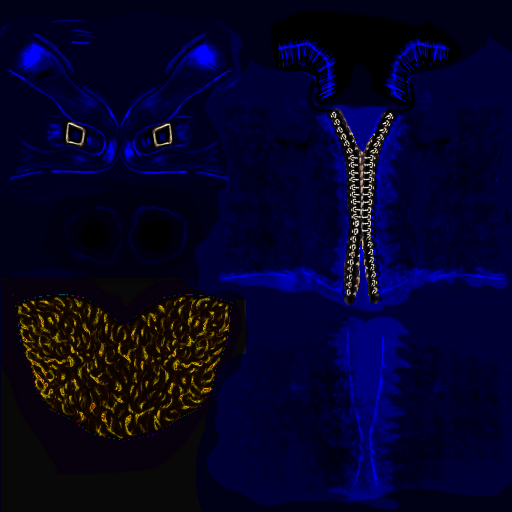
#> input picture examples/thirdPerson/art/npcs/vestiti-blue.png, 512 x 512 px
$ python -i bk_style.py   (imports and definitions only)
#> lines starting #> are read from the running program, lines starting #| are printed output that depends on the picture
#> further down, picture is the input picture: shape (512, 512, 3); mean B, G, R 39.6, 3.8, 5.6
"""Shared look for Night of the Barrow King art: fonts, weathered lettering,
and the aged-plate treatment. Point BK_TITLE_FONT / BK_SUB_FONT at the
real fonts (Cardo is only a stand-in), e.g.
  BK_TITLE_FONT=fonts/BluuNext-Bold.otf \
  BK_SUB_FONT=fonts/EBGaramond-Italic.ttf \
  BK_BODY_FONT=fonts/EBGaramond-Regular.ttf \
  BK_BODY_BOLD_FONT=fonts/EBGaramond-SemiBold.ttf python3 gen.py
"""
import os
import numpy as np
from PIL import Image, ImageDraw, ImageFilter

_CARDO = "/usr/share/fonts/truetype/google-fonts/ofl/cardo/"
_BLUU = next((p for p in ("BluuNext-Bold.otf", "fonts/bluu-next/BluuNext-Bold.otf") if os.path.exists(p)), None)
TITLE_FONT = os.environ.get("BK_TITLE_FONT", _BLUU or _CARDO + "Cardo-Bold.ttf")
SUB_FONT = os.environ.get("BK_SUB_FONT", _CARDO + "Cardo-Italic.ttf")          # EB Garamond Italic
BODY_FONT = os.environ.get("BK_BODY_FONT", _CARDO + "Cardo-Regular.ttf")       # EB Garamond Regular
BODY_BOLD_FONT = os.environ.get("BK_BODY_BOLD_FONT", _CARDO + "Cardo-Bold.ttf")  # EB Garamond SemiBold


def fbm(h, w, octaves=6, base=4, persistence=0.55, seed=None):
    r = np.random.default_rng(seed)
    out = np.zeros((h, w), np.float32); amp = 1.0; tot = 0
    for o in range(octaves):
        gh = base * 2**o * h // max(h, w) + 2
        gw = base * 2**o * w // max(h, w) + 2
        g = r.random((gh, gw)).astype(np.float32)
        im = Image.fromarray((g * 255).astype(np.uint8)).resize((w, h), Image.BICUBIC)
        out += amp * np.asarray(im, np.float32) / 255; tot += amp; amp *= persistence
    out /= tot
    return (out - out.min()) / (out.max() - out.min() + 1e-6)


def smooth(e0, e1, x):
    t = np.clip((x - e0) / (e1 - e0), 0, 1); return t * t * (3 - 2 * t)


# [50 lines left out: functions _blur, weather_title, not called in this run]


def weather_plate(img, seed=300, scratches=True):
    """Aged, damp, damaged-plate finish over a full frame (H x W x 3, 0..1)."""
#> called with seed = 300, scratches = True
    h, w, _ = img.shape
#> h = 512; w = 512
    r = np.random.default_rng(seed)
    lum = (img * np.array([0.3, 0.59, 0.11])).sum(-1, keepdims=True)
    img = img * 0.62 + lum * 0.38                    # drain the colour
    tint = np.array([0.92, 1.0, 0.96])                # cold, sickly green-grey
    img = img * tint
    img = np.clip((img - 0.006) * 1.1, 0, 1) ** 1.04  # crush the blacks
    # water stains and mottling
    st = fbm(h, w, 6, 3, seed=seed + 1)
#> after the loop in fbm, `for o in range(octaves):`:
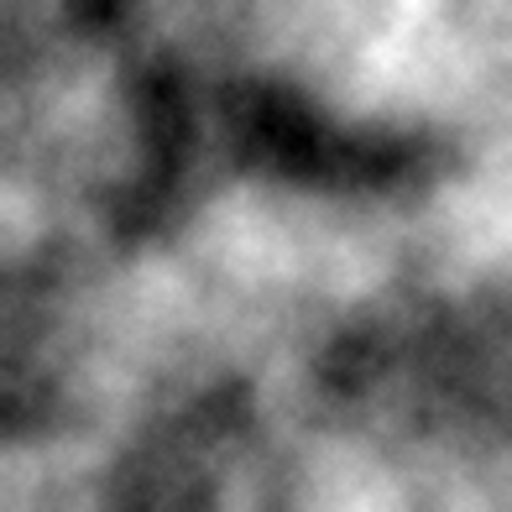
#> out: shape (512, 512) float32; min 0.27, max 1.92, mean 1.05; drawn with min black and max white
#> after the loop in fbm, `for o in range(octaves):`: amp = 0.0277; tot = 2.16
    img *= (0.86 + 0.22 * st)[..., None]
    ring = smooth(0.44, 0.5, st) * smooth(0.56, 0.5, st)
    img *= (1 - ring * 0.1)[..., None]
    # irregular burnt edges
    yy, xx = np.mgrid[0:h, 0:w].astype(np.float32)
    v = np.hypot((xx - w / 2) / (w * 0.58), (yy - h * 0.47) / (h * 0.6))
    v = v + (fbm(h, w, 5, 5, seed=seed + 2) - 0.5) * 0.35
#> call 2 of fbm, with h = 512, w = 512, octaves = 5, base = 5, persistence = 0.55, seed = 302
#> after the loop in fbm (call 2), `for o in range(octaves):`:
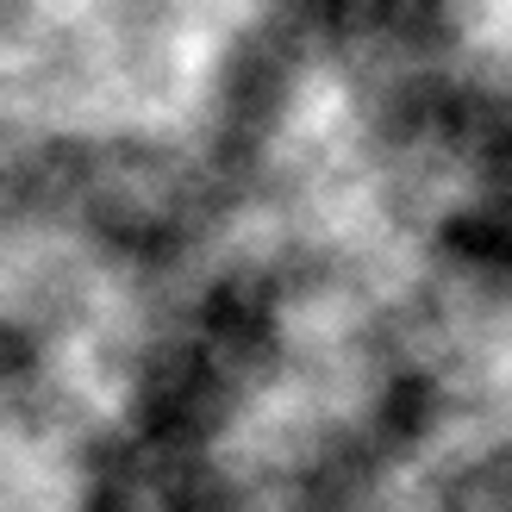
#> out: shape (512, 512) float32; min 0.285, max 1.97, mean 1.07; drawn with min black and max white
#> after the loop in fbm (call 2), `for o in range(octaves):`: amp = 0.0503; tot = 2.11
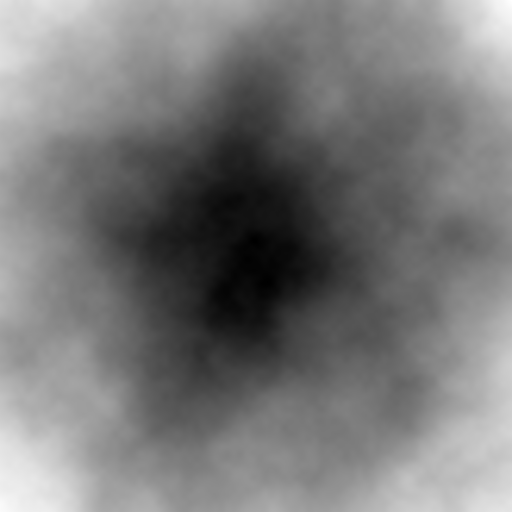
#> v: shape (512, 512) float32; min 0.0369, max 1.31, mean 0.639; drawn with min black and max white
    img *= (1 - smooth(0.7, 1.25, v) * 0.85)[..., None]
    if scratches:
        S = 2
        sc = Image.new("L", (w * S, h * S), 0); d = ImageDraw.Draw(sc)
#> after `sc = Image.new('L', (w * S, h * S), 0)`: sc: PIL image 1024x1024 L; every value is 0
        dk = Image.new("L", (w * S, h * S), 0); dd = ImageDraw.Draw(dk)
        for _ in range(int(26 * w / 1920)):
            x = r.uniform(0, w) * S; y0 = r.uniform(-0.2, 0.7) * h * S
            ln = r.uniform(0.1, 0.8) * h * S; drift = r.normal(0, 12) * S
            pts = [(x + drift * (i / 8) ** 2 + r.normal(0, 1.2), y0 + ln * i / 8) for i in range(9)]
            (d if r.random() < 0.6 else dd).line(pts, fill=int(r.uniform(40, 120)), width=1)
        for _ in range(int(900 * w / 1920)):
            x, y = r.uniform(0, w) * S, r.uniform(0, h) * S; s = r.uniform(0.6, 2.6) * S
            (d if r.random() < 0.5 else dd).ellipse([x - s, y - s, x + s, y + s], fill=int(r.uniform(30, 140)))
#> this loop made 240 passes
#> (x, y, s) on passes 1 to 3: (184.4, 10.34, 4.52), (1004.9, 120.1, 2.02), (937.6, 991.2, 5.2)
        for _ in range(0):  # hair fibres (off: read as lightning)
            x, y = r.uniform(0, w) * S, r.uniform(0, h) * S
            pts = [(x, y)]
            for i in range(30):
                x += r.normal(2, 3) * S; y += r.normal(0, 3) * S; pts.append((x, y))
            dd.line(pts, fill=90, width=1)
        lt = np.asarray(sc.resize((w, h), Image.LANCZOS), np.float32) / 255
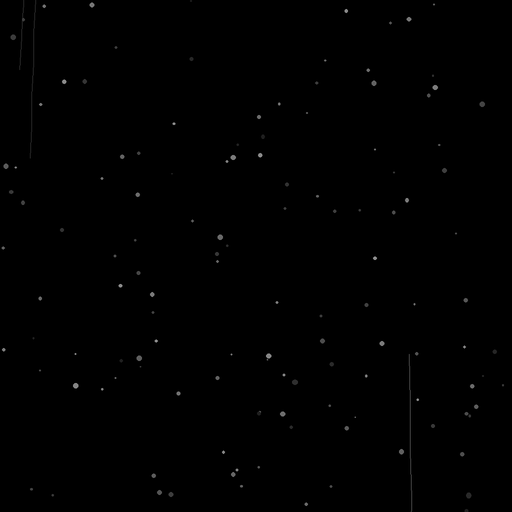
#> lt: shape (512, 512) float32; min 0, max 0.639, mean 0.00216
        dkn = np.asarray(dk.resize((w, h), Image.LANCZOS), np.float32) / 255
        img = img + lt[..., None] * np.array([0.55, 0.56, 0.52]) * 0.5
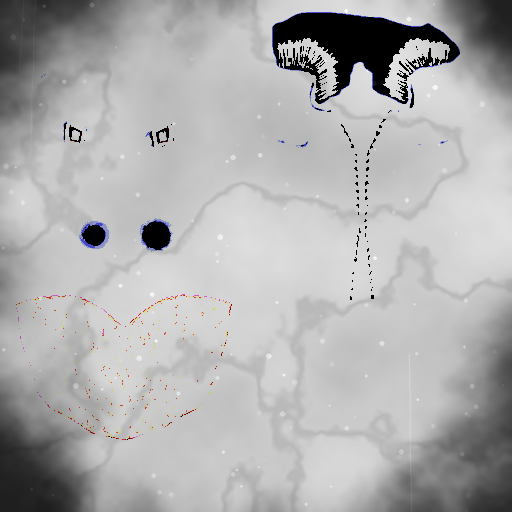
#> img: shape (512, 512, 3) float64; mean B, G, R 0.824, 0.823, 0.824; drawn with min black and max white
        img = img * (1 - dkn[..., None] * 0.7)
    # luminance-weighted grain
    g = r.normal(0, 1, (h, w, 1)) * (0.012 + 0.03 * np.sqrt(np.clip(img.mean(-1, keepdims=True), 0, 1)))
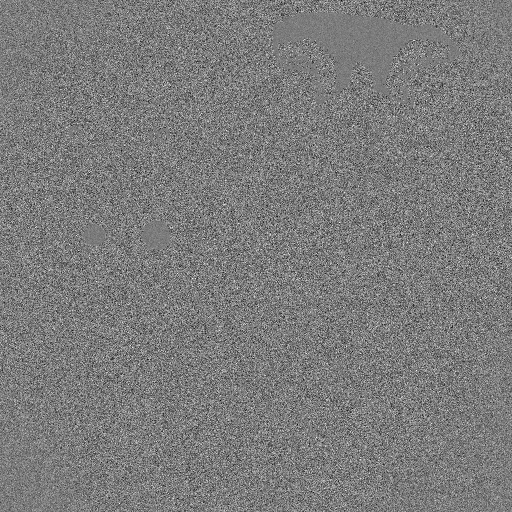
#> g: shape (512, 512, 1) float64; min -0.174, max 0.184, mean 9.4e-06; drawn with min black and max white
    return np.clip(img + g, 0, 1)
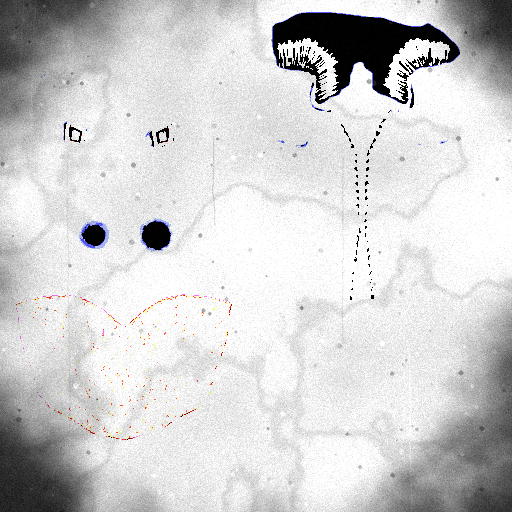
#> returned value: shape (512, 512, 3) float64; mean of channels 0, 1, 2 0.818, 0.817, 0.818; drawn as B, G, R

>>> import cv2
>>> picture = cv2.imread('../npcs/vestiti-blue.png')
>>> result = weather_plate(picture)

$ run again, on examples/thirdPerson/art/npcs/vestiti-green.png
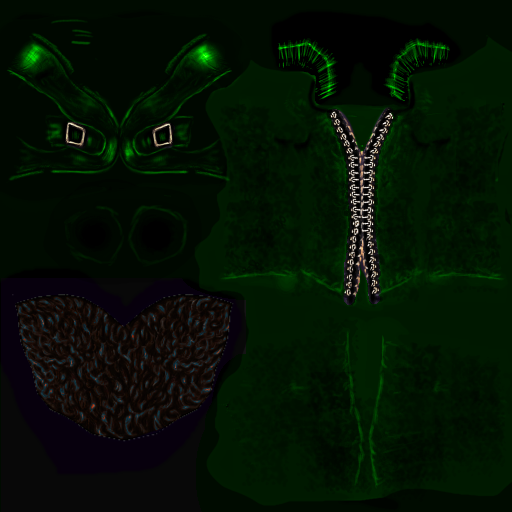
#> input picture examples/thirdPerson/art/npcs/vestiti-green.png, 512 x 512 px
#> picture is the input picture: shape (512, 512, 3); mean B, G, R 3.3, 17.8, 4
#> in weather_plate, `img = np.clip((img - 0.006) * 1.1, 0, 1) ** 1.04`:
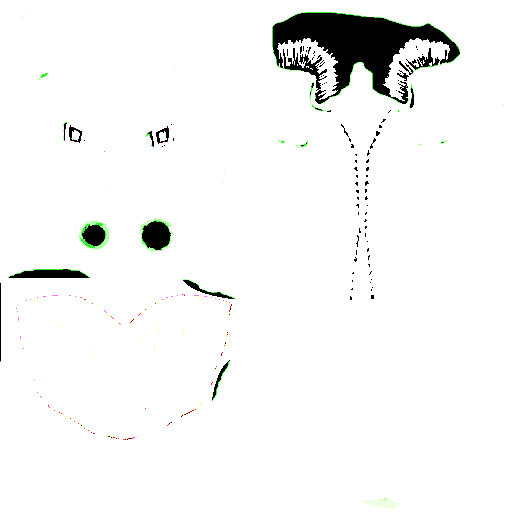
#> img: shape (512, 512, 3) float64; mean B, G, R 0.958, 0.96, 0.958
#> after the loop in fbm, `for o in range(octaves):`: amp = 0.0277; tot = 2.16
#> sc: PIL image 1024x1024 L; every value is 0
#> the loop in weather_plate, `for _ in range(int(900 * w / 1920)):` made 240 passes
#> (x, y, s) on passes 1 to 3: (184.4, 10.34, 4.52), (1004.9, 120.1, 2.02), (937.6, 991.2, 5.2)
#> in weather_plate, `return np.clip(img + g, 0, 1)`:
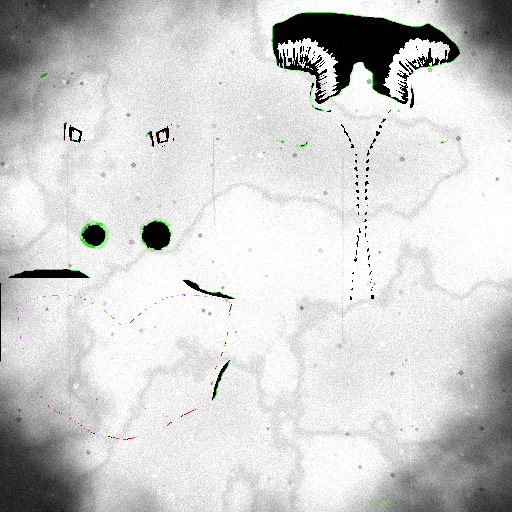
#> returned value: shape (512, 512, 3) float64; mean of channels 0, 1, 2 0.814, 0.816, 0.814; drawn as B, G, R
